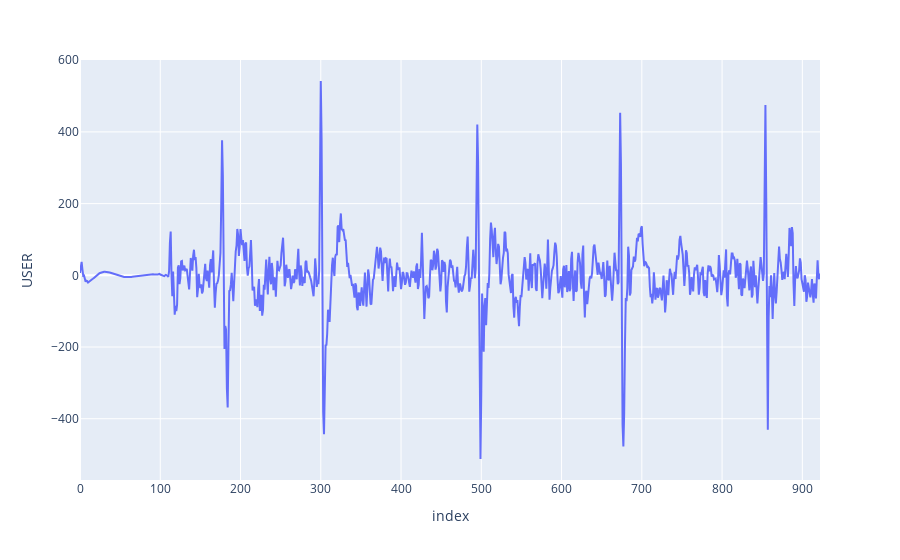

Notebook source saved alongside this figure:
### Code cell
plot_time_series_eeg_filtered(df_plot)

### Figure 1 — Plotly figure (JSON) as saved in the notebook; plotly's stock layout.template omitted (floating-point values rounded to 4 significant figures; data arrays with more than 128 entries replaced by an {"elided": "..."} marker saying what was removed)
{"data": [{"hovertemplate": "index=%{x}<br>USER=%{y}<extra></extra>", "legendgroup": "", "line": {"color": "#636efa", "dash": "solid"}, "marker": {"symbol": "circle"}, "mode": "lines", "name": "", "orientation": "v", "showlegend": false, "type": "scatter", "x": {"elided": "923 int values"}, "xaxis": "x", "y": {"elided": "923 float values"}, "yaxis": "y"}], "layout": {"legend": {"tracegroupgap": 0}, "margin": {"t": 60}, "xaxis": {"anchor": "y", "domain": [0, 1], "title": {"text": "index"}}, "yaxis": {"anchor": "x", "domain": [0, 1], "title": {"text": "USER"}}}}
